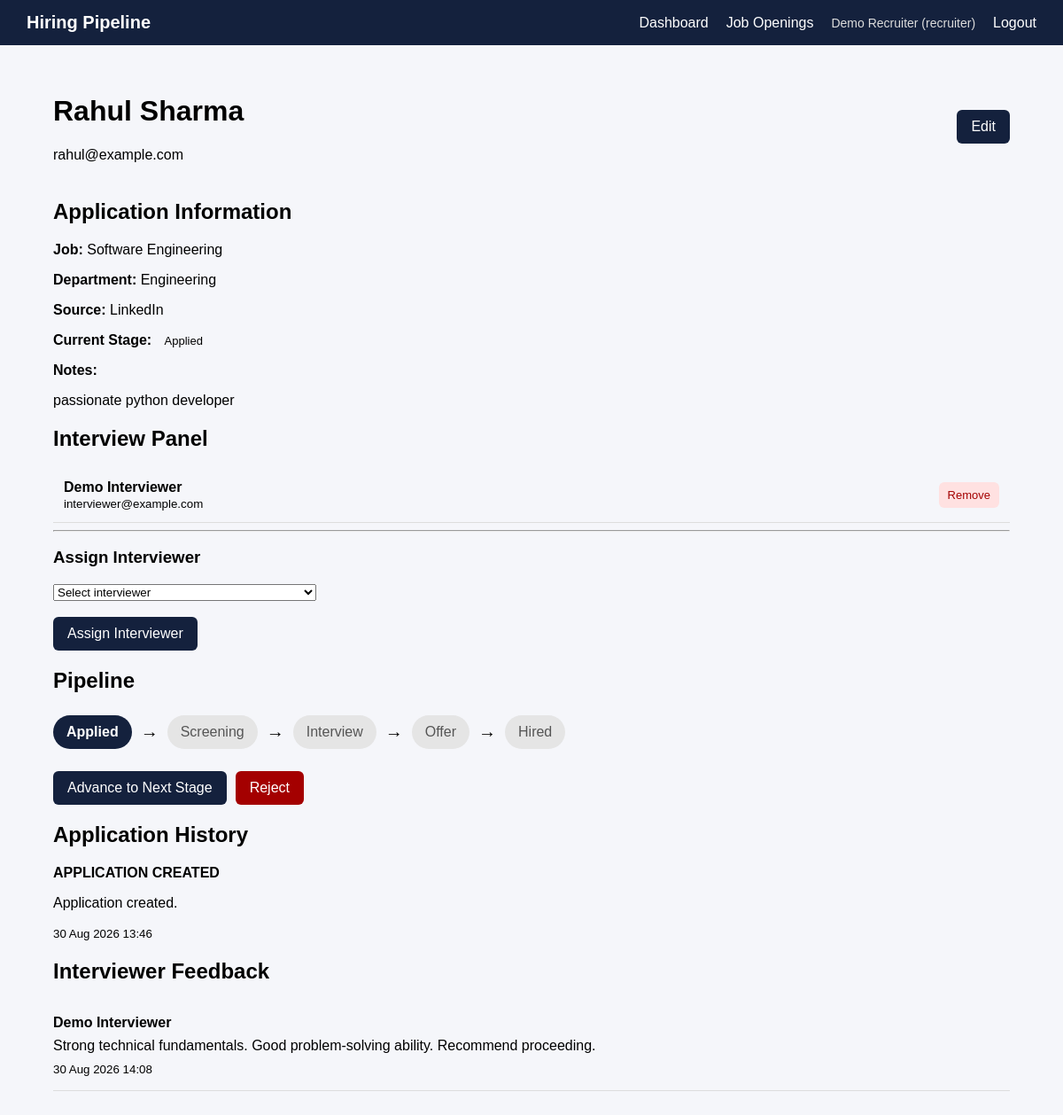
The app's page /applications/1 (signed in) with its own data.
### models/user.py (models this page shows, shortened)
class User(UserMixin, db.Model):
    __tablename__ = "users"
    id = db.Column(db.Integer, primary_key=True)
    name = db.Column(db.String(100), nullable=False)
    email = db.Column(
        db.String(150),
        unique=True,
        nullable=False,
        index=True
    )
    password_hash = db.Column(db.String(255), nullable=False)
    role = db.Column(
        db.String(20),
        nullable=False
    )
    created_at = db.Column(
        db.DateTime,
        server_default=db.func.now()
    )

### models/application.py (models this page shows)
class Application(db.Model):
    __tablename__ = "applications"
    id = db.Column(
        db.Integer,
        primary_key=True
    )
    job_opening_id = db.Column(
        db.Integer,
        db.ForeignKey("job_openings.id"),
        nullable=False,
        index=True
    )
    candidate_name = db.Column(
        db.String(150),
        nullable=False
    )
    candidate_email = db.Column(
        db.String(150),
        nullable=False,
        index=True
    )
    source = db.Column(
        db.String(100),
        nullable=True
    )
    notes = db.Column(
        db.Text,
        nullable=True
    )
    stage = db.Column(
        db.String(30),
        nullable=False,
        default="Applied",
        index=True
    )
    applied_at = db.Column(
        db.DateTime,
        server_default=db.func.now()
    )
    stage_changed_at = db.Column(
        db.DateTime,
        server_default=db.func.now()
    )
    updated_at = db.Column(
        db.DateTime,
        server_default=db.func.now(),
        onupdate=db.func.now()
    )
    job = db.relationship(
        "JobOpening",
        back_populates="applications"
    )
    events = db.relationship(
        "ApplicationEvent",
        back_populates="application",
        lazy=True,
        order_by="ApplicationEvent.created_at"
    )

### models/job.py (models this page shows)
class JobOpening(db.Model):
    __tablename__ = "job_openings"
    id = db.Column(db.Integer, primary_key=True)
    title = db.Column(
        db.String(150),
        nullable=False
    )
    department = db.Column(
        db.String(100),
        nullable=False
    )
    description = db.Column(
        db.Text,
        nullable=True
    )
    status = db.Column(
        db.String(20),
        nullable=False,
        default="open",
        index=True
    )
    created_at = db.Column(
        db.DateTime,
        server_default=db.func.now()
    )
    updated_at = db.Column(
        db.DateTime,
        server_default=db.func.now(),
        onupdate=db.func.now()
    )
    applications = db.relationship(
        "Application",
        back_populates="job",
        lazy=True
    )
    description = db.Column(
        db.Text,
        nullable=True
    )
    status = db.Column(
        db.String(20),
        nullable=False,
        default="open"
    )
    created_at = db.Column(
        db.DateTime,
        server_default=db.func.now()
    )
    updated_at = db.Column(
        db.DateTime,
        server_default=db.func.now(),
        onupdate=db.func.now()
    )
    applications = db.relationship(
        "Application",
        back_populates="job",
        lazy=True
    )

### models/interview.py (models this page shows)
class ApplicationInterviewer(db.Model):
    __tablename__ = "application_interviewers"
    application_id = db.Column(
        db.Integer,
        db.ForeignKey("applications.id"),
        primary_key=True
    )
    interviewer_id = db.Column(
        db.Integer,
        db.ForeignKey("users.id"),
        primary_key=True
    )
    assigned_at = db.Column(
        db.DateTime,
        server_default=db.func.now()
    )
    application = db.relationship(
        "Application",
        backref=db.backref(
            "interviewer_assignments",
            lazy=True
        )
    )
    interviewer = db.relationship(
        "User",
        backref=db.backref(
            "application_assignments",
            lazy=True
        )
    )

class Feedback(db.Model):
    __tablename__ = "feedback"
    id = db.Column(
        db.Integer,
        primary_key=True
    )
    application_id = db.Column(
        db.Integer,
        db.ForeignKey("applications.id"),
        nullable=False
    )
    interviewer_id = db.Column(
        db.Integer,
        db.ForeignKey("users.id"),
        nullable=False
    )
    content = db.Column(
        db.Text,
        nullable=False
    )
    created_at = db.Column(
        db.DateTime,
        server_default=db.func.now()
    )
    application = db.relationship(
        "Application",
        backref=db.backref(
            "feedback_entries",
            lazy=True
        )
    )
    interviewer = db.relationship(
        "User",
        backref=db.backref(
            "feedback_entries",
            lazy=True
        )
    )

### models/event.py (models this page shows)
class ApplicationEvent(db.Model):
    __tablename__ = "application_events"
    id = db.Column(
        db.Integer,
        primary_key=True
    )
    application_id = db.Column(
        db.Integer,
        db.ForeignKey("applications.id"),
        nullable=False,
        index=True
    )
    event_type = db.Column(
        db.String(50),
        nullable=False
    )
    old_stage = db.Column(
        db.String(30),
        nullable=True
    )
    new_stage = db.Column(
        db.String(30),
        nullable=True
    )
    actor_id = db.Column(
        db.Integer,
        db.ForeignKey("users.id"),
        nullable=True
    )
    message = db.Column(
        db.Text,
        nullable=True
    )
    created_at = db.Column(
        db.DateTime,
        server_default=db.func.now()
    )
    application = db.relationship(
        "Application",
        back_populates="events"
    )

### routes/applications.py (the view, shortened to what this page needs)
@applications_bp.route("/<int:application_id>")
@role_required("recruiter", "interviewer")
def application_detail(application_id):
    application = db.session.get(
        Application,
        application_id
    )
    if not application:
        abort(404)
    interviewers = []
    if current_user.role == "recruiter":
        interviewers = (
            User.query
            .filter_by(role="interviewer")
            .order_by(User.name)
            .all()
        )
    return render_template(
        "applications/detail.html",
        application=application,
        interviewers=interviewers
    )

### templates/applications/detail.html (shortened to what this page needs)
{% extends "base.html" %}
{% block content %}
<div class="page-header">
    <div>
        <h1>
            {{ application.candidate_name }}
        </h1>
        <p>
            {{ application.candidate_email }}
        </p>
    </div>
    {% if current_user.role == "recruiter" %}
        <a
            href="{{ url_for(
                'applications.edit_application',
                application_id=application.id
            ) }}"
            class="btn"
        >
            Edit
        </a>
    {% endif %}
</div>
<div class="detail-card">
    <h2>Application Information</h2>
    <p>
        <strong>Job:</strong>
        {{ application.job.title }}
    </p>
    <p>
        <strong>Department:</strong>
        {{ application.job.department }}
    </p>
    <p>
        <strong>Source:</strong>
        {{ application.source or "-" }}
    </p>
    <p>
        <strong>Current Stage:</strong>
        <span class="status">
            {{ application.stage }}
        </span>
    </p>
    <p>
        <strong>Notes:</strong>
    </p>
    <p>
        {{ application.notes or "No notes available." }}
    </p>
</div>
<div class="detail-card">
    <h2>Interview Panel</h2>
    {% if application.interviewer_assignments %}
        {% for assignment in application.interviewer_assignments %}
            <div class="panel-member">
                <div>
                    <strong>
                        {{ assignment.interviewer.name }}
                    </strong>
                    <br>
                    <small>
                        {{ assignment.interviewer.email }}
                    </small>
                </div>
                {% if current_user.role == "recruiter" %}
                    <form
                        method="POST"
                        action="{{ url_for(
                            'interviews.remove_interviewer',
                            application_id=application.id,
                            interviewer_id=assignment.interviewer_id
                        ) }}"
                    >
                        <button
                            type="submit"
                            class="small-btn danger"
                        >
                            Remove
                        </button>
                    </form>
                {% endif %}
            </div>
        {% endfor %}
    {% else %}
        <p>
            No interviewers assigned yet.
        </p>
    {% endif %}
    {% if current_user.role == "recruiter" %}
        <hr>
        <h3>Assign Interviewer</h3>
        <form
            method="POST"
            action="{{ url_for(
                'interviews.assign_interviewer',
                application_id=application.id
            ) }}"
        >
            <div class="form-group">
                <select
                    name="interviewer_id"
                    required
                >
                    <option value="">
                        Select interviewer
                    </option>
                </select>
            </div>
            <button
                type="submit"
                class="btn"
            >
                Assign Interviewer
            </button>
        </form>
    {% endif %}
</div>
<div class="detail-card">
    <h2>Pipeline</h2>
    <div class="pipeline">
        {% for stage in ["Applied", "Screening", "Interview", "Offer", "Hired"] %}
            <div
                class="pipeline-stage
                {% if application.stage == stage %}
                    current
                {% endif %}"
            >
                {{ stage }}
            </div>
            {% if not loop.last %}
                <span class="pipeline-arrow">
                    →
                </span>
            {% endif %}
        {% endfor %}
    </div>
    <div class="pipeline-actions">
        {% if application.stage != "Rejected"
              and application.stage != "Hired" %}
            <form
                method="POST"
                action="{{ url_for(
                    'applications.advance',
                    application_id=application.id
                ) }}"
            >
                <button
                    type="submit"
                    class="btn"
                >
                    Advance to Next Stage
                </button>
            </form>
        {% endif %}
        {% if application.stage != "Rejected"
              and application.stage != "Hired" %}
            <form
                method="POST"
                action="{{ url_for(
                    'applications.reject',
                    application_id=application.id
                ) }}"
            >
                <button
                    type="submit"
                    class="btn-danger"
                >
                    Reject
                </button>
            </form>
        {% endif %}
    </div>
</div>
<div class="detail-card">
    <h2>Application History</h2>
    {% if application.events %}
        <div class="timeline">
            {% for event in application.events %}
                <div class="timeline-item">
                    <strong>
                        {{ event.event_type.replace("_", " ") }}
                    </strong>
                    {% if event.message %}
                        <p>
                            {{ event.message }}
                        </p>
                    {% endif %}
                    {% if event.created_at %}
                        <small>
                            {{ event.created_at.strftime(
                                "%d %b %Y %H:%M"
                            ) }}
                        </small>
                    {% endif %}
                </div>
            {% endfor %}
        </div>
    {% else %}
        <p>No history available.</p>
    {% endif %}
</div>
<div class="detail-card">
    <h2>Interviewer Feedback</h2>
    {% if application.feedback_entries %}
        {% for feedback in application.feedback_entries %}
            <div class="feedback-item">
                <strong>
                    {{ feedback.interviewer.name }}
                </strong>
                <p>
                    {{ feedback.content }}
                </p>
                {% if feedback.created_at %}
                    <small>
                        {{ feedback.created_at.strftime(
                            "%d %b %Y %H:%M"
                        ) }}
                    </small>
                {% endif %}
            </div>
        {% endfor %}
    {% else %}
        <p>
            No feedback has been submitted yet.
        </p>
    {% endif %}
</div>
{% endblock %}

### templates/base.html (shortened to what this page needs)
<!DOCTYPE html>
<html lang="en">
<head>
    <link
        rel="stylesheet"
        href="{{ url_for('static', filename='css/style.css') }}"
    >
</head>
<body>
    {% if current_user.is_authenticated %}
        <nav class="navbar">
            <div class="nav-brand">
                Hiring Pipeline
            </div>
            <div class="nav-links">
                <a href="{{ url_for('dashboard.dashboard') }}">
                    Dashboard
                </a>
                {% if current_user.role == "recruiter" %}
                    <a href="{{ url_for('jobs.job_list') }}">
                        Job Openings
                    </a>
                {% endif %}
                <span class="nav-user">
                    {{ current_user.name }}
                    ({{ current_user.role }})
                </span>
                <a href="{{ url_for('auth.logout') }}">
                    Logout
                </a>
            </div>
        </nav>
    {% endif %}
    <main class="container">
        {% block content %}
        {% endblock %}
    </main>
</body>
</html>

### static/css/style.css (style rules this page uses)
* { box-sizing: border-box; }
body { margin: 0; font-family: Arial, sans-serif; background: #f5f6fa; }
.form-group { margin-bottom: 18px; }
button { width: 100%; padding: 12px; border: none; border-radius: 6px; background: #14213d; color: white; font-size: 16px; cursor: pointer; }
.navbar { background: #14213d; color: white; padding: 14px 30px; display: flex; justify-content: space-between; align-items: center; }
.nav-brand { font-weight: bold; font-size: 20px; }
.nav-links { display: flex; align-items: center; gap: 20px; }
.nav-links a { color: white; text-decoration: none; }
.nav-user { color: #ddd; font-size: 14px; }
.container { width: 90%; max-width: 1200px; margin: 35px auto; }
.page-header { display: flex; justify-content: space-between; align-items: center; margin-bottom: 25px; }
.btn, .btn-secondary, .small-btn { display: inline-block; text-decoration: none; border-radius: 6px; cursor: pointer; }
.btn { background: #14213d; color: white; padding: 10px 16px; width: auto; }
.status { padding: 5px 10px; border-radius: 20px; font-size: 13px; }
.small-btn { border: none; background: #e5e5e5; color: #222; padding: 7px 10px; width: auto; font-size: 13px; }
.small-btn.danger { background: #ffe1e1; color: #a40000; }
.pipeline { display: flex; align-items: center; gap: 10px; margin: 25px 0; flex-wrap: wrap; }
.pipeline-stage { padding: 10px 15px; border-radius: 20px; background: #e5e5e5; color: #555; }
.pipeline-stage.current { background: #14213d; color: white; font-weight: bold; }
.pipeline-arrow { font-size: 20px; }
.pipeline-actions { display: flex; gap: 10px; flex-wrap: wrap; }
.pipeline-actions form { margin: 0; }
.btn-danger { display: inline-block; width: auto; padding: 10px 16px; border: none; border-radius: 6px; background: #a40000; color: white; cursor: pointer; }
.panel-member { display: flex; justify-content: space-between; align-items: center; padding: 12px; border-bottom: 1px solid #ddd; }
.feedback-item { padding: 15px 0; border-bottom: 1px solid #ddd; }
.feedback-item p { margin: 8px 0; }

### records on screen
User: name "Demo Recruiter", role "recruiter"
Application: candidate_name "Rahul Sharma", candidate_email "rahul@example.com", source "LinkedIn", stage "Applied", notes "passionate python developer"
JobOpening: job "Software Engineering", job.department "Engineering"
ApplicationInterviewer: interviewer.name "Demo Interviewer", interviewer.email "interviewer@example.com"
ApplicationEvent: event_type.replace "APPLICATION CREATED", message "Application created.", created_at "30 Aug 2026 13:46"
Feedback: interviewer.name "Demo Interviewer", content "Strong technical fundamentals. Good problem-solving ability. Recommend proceeding.", created_at "30 Aug 2026 14:08"

### other values on screen
{{ stage }} "Applied" "Screening" "Interview" "Offer" "Hired"
